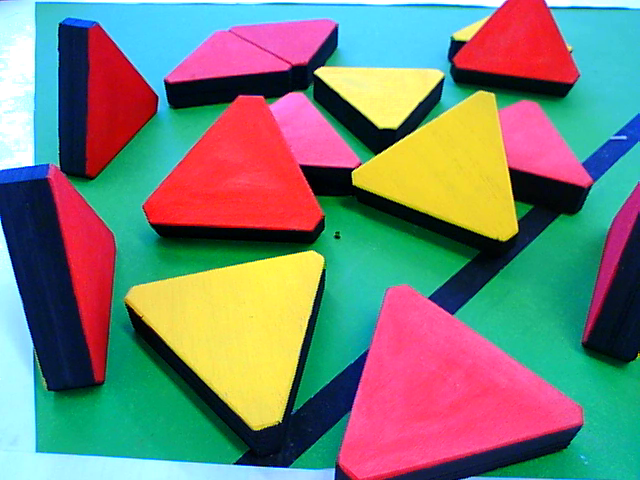
%> input picture primary_robot/linux_image_processing/simu/vlcsnap-2014-02-28-06h51m32s99.png, 640 x 480 px
$ octave Traitement_image.m   (GNU Octave 9; MATLAB toolbox functions it lacks are replaced by stand-ins)
%> lines starting %> are read from the running program, lines starting %| are printed output that depends on the picture
clear all;
close all;
clc; % clear console

%% Calcul de f2 en supposant une position caméra simple (tangage de 45° uniquement)
f2_mm = 67; % (mm)
sz=[640;480]; % (px)
theta = 2*atan(sz(2)/2/521.3); % (rad)
L = f2_mm*tan(theta/2+pi/4); % (mm)
l = f2_mm*tan(pi/4-theta/2); % (mm)
f2_px = 781*f2_mm/(L-l); % (px)
v0 = L*f2_px/f2_mm; % (px)
f2 = f2_px;
clear L l theta sz v0 f2_px
% keep f2

%% Paramètres extrinsèques Cam1
% Angles de rotation du repère cam
    alpha_x = 225*pi/180; %radian
    alpha_y = 0;
    alpha_z = 0;
% Coordonnées origine cam dans repère robot
    Ocx_R = 0;
    Ocy_R = 107;
    Ocz_R = 267;

% Matrices de rotations
Rx_R_C = [1 0 0; 0 cos(alpha_x) sin(alpha_x); 0 -sin(alpha_x) cos(alpha_x)];
Ry_R_C = [cos(alpha_y) 0 -sin(alpha_y); 0 1 0; sin(alpha_y) 0 cos(alpha_y)];
Rz_R_C = [cos(alpha_z) sin(alpha_z) 0; -sin(alpha_z) cos(alpha_z) 0; 0 0 1];

mat_rot_R_C = Rx_R_C * Ry_R_C * Rz_R_C;
mat_rot_C_R = mat_rot_R_C';

% Matrice de translation
mat_trans_C_R = [Ocx_R; Ocy_R; Ocz_R];

% Matrice de passage Cam -> Robot
mat_Pss_C_R = [mat_rot_C_R mat_trans_C_R; 0 0 0 1];

% Matrice de passage Robot -> Cam
mat_Pss_R_C = inv(mat_Pss_C_R);

% Coordonn�es de l'origine cam dans le robot
Oc_R = mat_Pss_C_R * [0; 0; 0; 1];

%% Paramètres intrinsèques Cam1
% distance focale
    f = 521.3; % (px)
% Centre de l'image en pixel
    u0 = (0+639)/2;
    v0 = (0+479)/2;

% Matrice de passage Cam -> Image
K_C_I = [f 0 u0; 0 f v0; 0 0 1];

% Matrice de passage Image -> Cam
K_I_C = inv(K_C_I);

%% Paramètres extrinsèques Cam2
mat_Pss_C2_R = [1  0  0 Oc_R(1);
                0 -1  0 Oc_R(2);
                0  0 -1 Oc_R(3);
                0  0  0       1];
mat_Pss_R_C2 = inv(mat_Pss_C2_R);

%% Paramètres intrinsèques Cam2
% distance focale
    f2 = 334.2; % (px)
% Centre de l'image en pixel
    u20 = 536;
    v20 = 903;

% Matrice de passage Cam2 -> Image
K_C2_I = [f2 0 u20; 0 f2 v20; 0 0 1];

% Matrice de passage Image -> Cam2
K_I_C2 = inv(K_C2_I);

%% Exemple pour un pixel
disp(['For a pixel:']);

Px_I=[u0; v0; 1]

% Vecteur origine_cam-pixel dans le rep�re cam
V44_Px_C = [(K_I_C * Px_I); 1];
% Vecteur origine_robot-pixel dans rep�re robot
V_Px_R = mat_Pss_C_R * ( V44_Px_C);

% Vecteur Pix-cam dans le repere robot
V44_PxC_R = V_Px_R - Oc_R;

% Intersection de ce vecteur avec un plan horizontal
V_Px2_R = Oc_R + -Oc_R(3)/V44_PxC_R(3)*V44_PxC_R;

V_Px2_C2 = mat_Pss_R_C2*V_Px2_R;

V_Px2_I = K_C2_I * V_Px2_C2(1:3);
V_Px2_I = V_Px2_I/V_Px2_I(3)

%% Example with symbolic variables
% [13 lines of commented-out code are left out]

%% Example for top left hand corner
disp(['Top left hand corner:']);
Px_I=[0; 0; 1];
V44_PxC_R = mat_Pss_C_R * [(K_I_C * Px_I); 1] - Oc_R;
V_Px2_R = Oc_R + -Oc_R(3)/V44_PxC_R(3)*V44_PxC_R;
V_Px2_C2 = mat_Pss_R_C2*V_Px2_R;
V_Px2_I = K_C2_I * V_Px2_C2(1:3);
V_Px2_I = V_Px2_I/V_Px2_I(3)

%% Example for bottom left hand corner
disp(['Bottom left hand corner:']);
Px_I=[0; 479; 1];
V44_PxC_R = mat_Pss_C_R * [(K_I_C * Px_I); 1] - Oc_R;
V_Px2_R = Oc_R + -Oc_R(3)/V44_PxC_R(3)*V44_PxC_R;
V_Px2_C2 = mat_Pss_R_C2*V_Px2_R;
V_Px2_I = K_C2_I * V_Px2_C2(1:3);
V_Px2_I = V_Px2_I/V_Px2_I(3)

%% Redressement image
I = imread('vlcsnap-2014-02-28-06h51m32s99.png');
%> I is the input picture: size 480x640x3 uint8; mean R, G, B 120.5, 128.9, 118.1
figure;imshow(I);title('image brute non redressée');

J = uint8(zeros(781,536*2,3));

for j=1:781
    for i=1:536*2
        u2 = i-1;
        v2 = j-1;
        u = round((3195*v2 - 5213*2^(1/2)*u2 + 2794168*2^(1/2) - 3952854)/(10*v2 - 12372))+1;
        v = round(-(7045*v2 - 5151)/(25*v2 - 30930))+1;

        if u>0 && u<641 && v>0 && v<481
            J(round(j),round(i),:) = I(v,u,:);
        end
    end
end
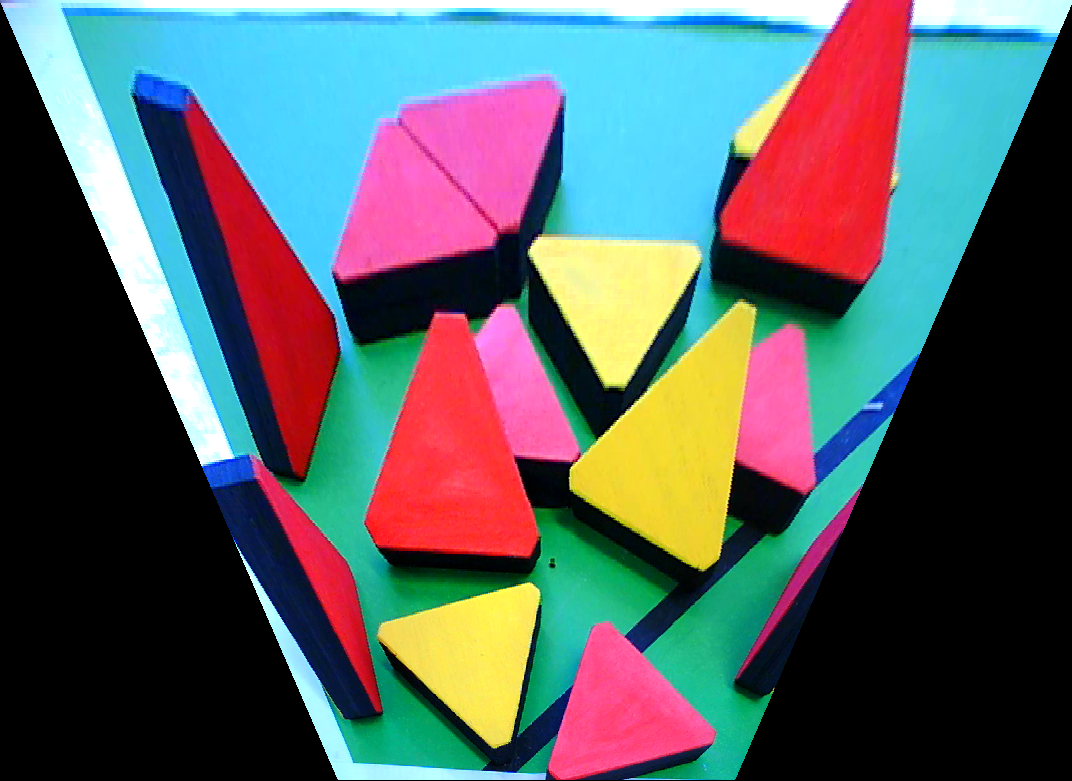
%> J: size 781x1072x3 uint8; mean R, G, B 88.3, 95.4, 98

figure;imshow(J);title('image brute');

%% Conversion HSV
% K=rgb2hsv(J);
% figure;imshow(K);title('image en hsv');
% %lll=K(:,:,1)>120/180;
%
%% Filtrage HSV
% L=(K(:,:,1)>150.4/180 | K(:,:,1)<10/180) & K(:,:,2) > 0.45;
% figure;imagesc(L);

%% De la camera 2 vers la table
disp(['Cam2 vers table']);
syms u2 v2;
%> (this line was passed over: syms is not available in this run)
Px2_I=[u2; v2; 1];
%> Px2_I = [1071; 780; 1]
V44_PxC2_R = mat_Pss_C2_R * [(K_I_C2 * Px2_I); 1] - Oc_R;
%> V44_PxC2_R = [1.6; 0.368; -1; 0]
V_Px3_R = Oc_R + (25-Oc_R(3))/V44_PxC2_R(3)*V44_PxC2_R
%> V_Px3_R = [387.4; 196.1; 25; 1]

%%
Px2_I=[0; 0; 1];
V44_PxC2_R = mat_Pss_C2_R * [(K_I_C2 * Px2_I); 1]
%V_Px3_R = Oc_R + (25-Oc_R(3))/V44_PxC2_R(3)*V44_PxC2_R

%% Robot to Table

clc

syms alpha;
%> (this line was passed over: syms is not available in this run)
syms x_R;
%> (this line was passed over: syms is not available in this run)
syms y_R;
%> (this line was passed over: syms is not available in this run)
syms z_R;
%> (this line was passed over: syms is not available in this run)

% [4 lines of commented-out code are left out]

syms x_obj_R;
%> (this line was passed over: syms is not available in this run)
%> (the run ends here)
